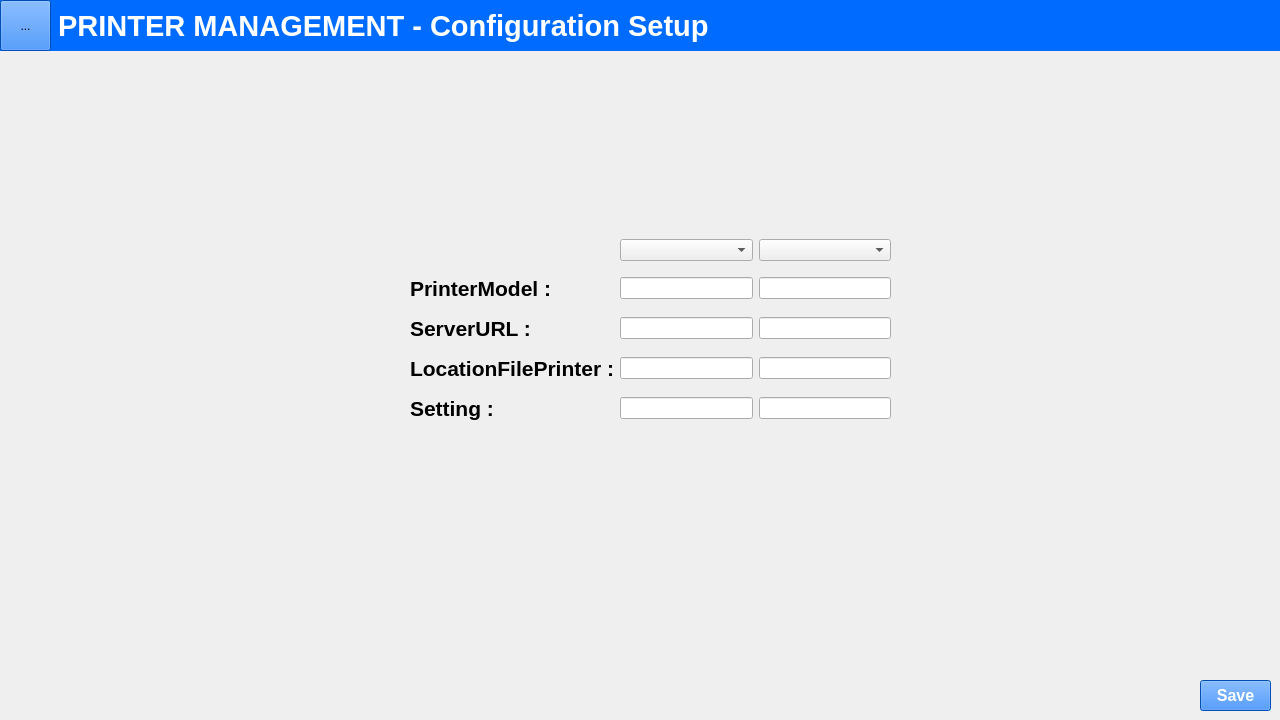
<?xml version="1.0" encoding="UTF-8"?>
<ui version="4.0">
 <class>Configuration</class>
 <widget class="QWidget" name="Configuration">
  <property name="geometry">
   <rect>
    <x>0</x>
    <y>0</y>
    <width>1280</width>
    <height>720</height>
   </rect>
  </property>
  <property name="windowTitle">
   <string>  PRINTER MANAGEMENT PROGRAM FOR AUTOMATED GATE SYSTEM</string>
  </property>
  <property name="windowIcon">
   <iconset>
    <normaloff>../Icon/hutchisonport_logo.ico</normaloff>../Icon/hutchisonport_logo.ico</iconset>
  </property>
  <widget class="QWidget" name="bgPrinterManagementConfigurationSetup" native="true">
   <property name="geometry">
    <rect>
     <x>0</x>
     <y>0</y>
     <width>1281</width>
     <height>51</height>
    </rect>
   </property>
   <property name="font">
    <font/>
   </property>
   <property name="styleSheet">
    <string notr="true">background-color: #006CFF;
</string>
   </property>
   <widget class="QLabel" name="lbPrinterManagementConguration">
    <property name="geometry">
     <rect>
      <x>50</x>
      <y>0</y>
      <width>1191</width>
      <height>51</height>
     </rect>
    </property>
    <property name="font">
     <font>
      <family>Arial</family>
      <pointsize>22</pointsize>
      <weight>75</weight>
      <bold>true</bold>
     </font>
    </property>
    <property name="styleSheet">
     <string notr="true">color: white;</string>
    </property>
    <property name="text">
     <string> PRINTER MANAGEMENT - Configuration Setup</string>
    </property>
   </widget>
   <widget class="QToolButton" name="btnmenu">
    <property name="geometry">
     <rect>
      <x>0</x>
      <y>0</y>
      <width>51</width>
      <height>51</height>
     </rect>
    </property>
    <property name="font">
     <font/>
    </property>
    <property name="text">
     <string>...</string>
    </property>
    <property name="icon">
     <iconset>
      <normaloff>../Icon/MenuIcon.ico</normaloff>../Icon/MenuIcon.ico</iconset>
    </property>
    <property name="iconSize">
     <size>
      <width>50</width>
      <height>50</height>
     </size>
    </property>
    <property name="popupMode">
     <enum>QToolButton::InstantPopup</enum>
    </property>
   </widget>
  </widget>
  <widget class="QWidget" name="gridLayoutWidget_2">
   <property name="geometry">
    <rect>
     <x>410</x>
     <y>230</y>
     <width>481</width>
     <height>201</height>
    </rect>
   </property>
   <layout class="QGridLayout" name="gridLayout_2">
    <item row="1" column="1">
     <widget class="QLineEdit" name="textPrinterModel1">
      <property name="font">
       <font>
        <family>Arial</family>
       </font>
      </property>
     </widget>
    </item>
    <item row="1" column="2">
     <widget class="QLineEdit" name="textPrinterModel2">
      <property name="font">
       <font>
        <family>Arial</family>
       </font>
      </property>
     </widget>
    </item>
    <item row="2" column="0">
     <widget class="QLabel" name="lbServerURL">
      <property name="font">
       <font>
        <family>Arial</family>
        <pointsize>16</pointsize>
        <weight>75</weight>
        <bold>true</bold>
       </font>
      </property>
      <property name="text">
       <string>ServerURL :</string>
      </property>
     </widget>
    </item>
    <item row="2" column="1">
     <widget class="QLineEdit" name="textServerURL1">
      <property name="font">
       <font>
        <family>Arial</family>
       </font>
      </property>
     </widget>
    </item>
    <item row="3" column="0">
     <widget class="QLabel" name="lbLocationFilePrinter">
      <property name="font">
       <font>
        <family>Arial</family>
        <pointsize>16</pointsize>
        <weight>75</weight>
        <bold>true</bold>
       </font>
      </property>
      <property name="text">
       <string>LocationFilePrinter :</string>
      </property>
     </widget>
    </item>
    <item row="2" column="2">
     <widget class="QLineEdit" name="textServerURL2">
      <property name="font">
       <font>
        <family>Arial</family>
       </font>
      </property>
     </widget>
    </item>
    <item row="3" column="1">
     <widget class="QLineEdit" name="textLocationFilePrinter1">
      <property name="font">
       <font>
        <family>Arial</family>
       </font>
      </property>
     </widget>
    </item>
    <item row="3" column="2">
     <widget class="QLineEdit" name="textLocationFilePrinter2">
      <property name="font">
       <font>
        <family>Arial</family>
       </font>
      </property>
     </widget>
    </item>
    <item row="4" column="0">
     <widget class="QLabel" name="lbSetting">
      <property name="font">
       <font>
        <family>Arial</family>
        <pointsize>16</pointsize>
        <weight>75</weight>
        <bold>true</bold>
       </font>
      </property>
      <property name="text">
       <string>Setting :</string>
      </property>
     </widget>
    </item>
    <item row="4" column="2">
     <widget class="QLineEdit" name="textSetting2">
      <property name="font">
       <font>
        <family>Arial</family>
       </font>
      </property>
     </widget>
    </item>
    <item row="1" column="0">
     <widget class="QLabel" name="lbPrinterModel">
      <property name="font">
       <font>
        <family>Arial</family>
        <pointsize>16</pointsize>
        <weight>75</weight>
        <bold>true</bold>
       </font>
      </property>
      <property name="text">
       <string>PrinterModel :</string>
      </property>
     </widget>
    </item>
    <item row="4" column="1">
     <widget class="QLineEdit" name="textSetting1">
      <property name="font">
       <font>
        <family>Arial</family>
       </font>
      </property>
     </widget>
    </item>
    <item row="0" column="1">
     <widget class="QComboBox" name="cbPrinterModel1"/>
    </item>
    <item row="0" column="2">
     <widget class="QComboBox" name="cbPrinterModel2"/>
    </item>
   </layout>
  </widget>
  <widget class="QPushButton" name="btnSaveConfigurationSetup">
   <property name="geometry">
    <rect>
     <x>1200</x>
     <y>680</y>
     <width>71</width>
     <height>31</height>
    </rect>
   </property>
   <property name="font">
    <font>
     <family>Arial</family>
     <pointsize>12</pointsize>
     <weight>75</weight>
     <bold>true</bold>
    </font>
   </property>
   <property name="styleSheet">
    <string notr="true">background-color: #006CFF;
color:white;</string>
   </property>
   <property name="text">
    <string>Save</string>
   </property>
  </widget>
 </widget>
 <resources/>
 <connections/>
</ui>
